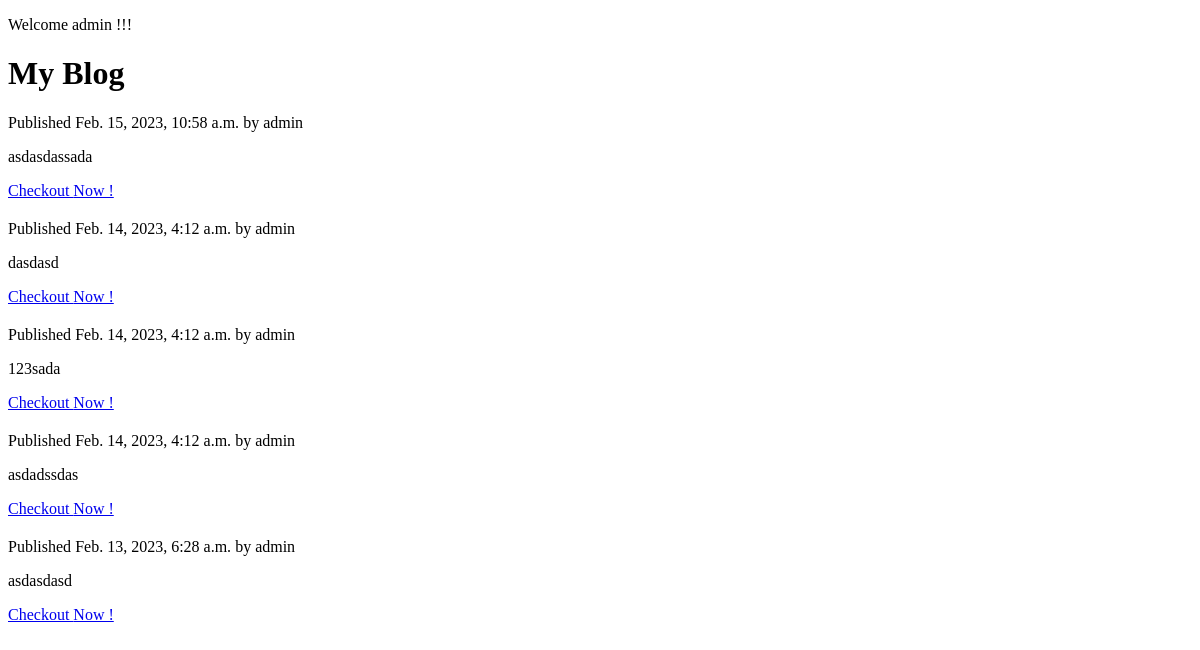
Before: /blog/ (signed in) with the older database file.
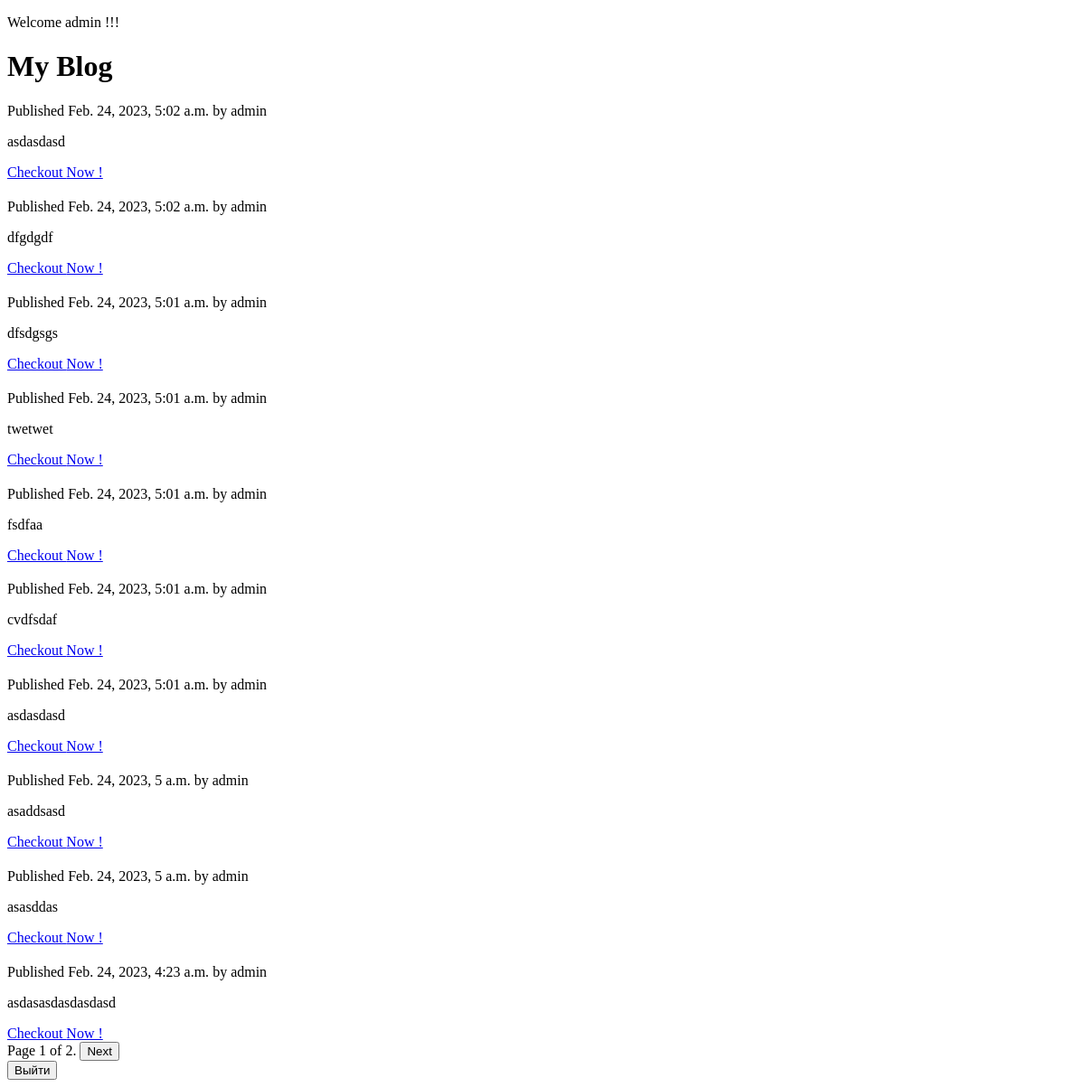
After: the same page with the newer database file.
### blog/models.py (models this page shows, shortened)
class Post(models.Model):
    title = models.CharField(max_length=250)
    slug = models.SlugField(max_length=250, unique_for_date='publish')
    author = models.ForeignKey(User,on_delete=models.CASCADE, related_name='blog_posts')
    body = models.TextField()
    publish = models.DateTimeField(default=timezone.now)
    created = models.DateTimeField(auto_now_add=True)
    updated = models.DateTimeField(auto_now=True)
    class Meta:
        ordering = ('-publish',)

### blog/views.py (the view)
# urls.py: path('', views.PostListView.as_view(), name='post_list'),
class PostListView(LoginRequiredMixin, ListView):
    context_object_name = 'posts'
    template_name = 'blog/post/list.html'
    paginate_by = 10
    login_url = '/blog/login/'
    permission_classes = (IsAuthenticated,)
    def get_queryset(self):
        posts = Post.objects.all()
        return posts

### template/blog/post/list.html (shortened to what this page needs)
<!DOCTYPE html>
<html lang="en">
<head>
{% extends "blog/base.html" %}
{% block content %}
    <h1>My Blog</h1>
    {% for post in posts %}
        <p class="date">
            Published {{ post.publish }} by {{ post.author }}
        </p>
        {{ post.body|truncatewords:30|linebreaks }}
        <a class="btn btn-success btn-sm mt-1 mb-1"
              href="{% url 'blog:post_detail' post.id %}">Checkout <span class="badge badge-light">Now !</span></a>
    {% endfor %}
{% endblock %}

### template/blog/base.html (shortened to what this page needs)
<!DOCTYPE html>
<html lang="en">
<head><p>Welcome {{ user.username }} !!!</p>
</head>
<body>
<div id="content">
    {% block content %}
    {% endblock %}
</div>
<div id="sidebar">
    {% if is_paginated %}
        <div class="pagination">
            <span class="page-links">
                <span class="page-current">
                    Page {{ page_obj.number }} of {{ page_obj.paginator.num_pages }}.
                </span>
                {% if page_obj.has_next %}
                    <a href="/blog/?page={{ page_obj.next_page_number }}"><button>Next</button></a>
                {% endif %}
            </span>
            <br>
            <form action="{% url 'blog:logout' %}" method="post">
                <button type="submit">Выйти</button>
            </form>
        </div>
    {% endif %}
</div>
</body>
</html>

Changed rows visible on the page:
removed Post: publish "Feb. 15, 2023, 10:58 a.m.", author "admin", body "asdasdassada"
removed Post: publish "Feb. 14, 2023, 4:12 a.m.", author "admin", body "dasdasd"
removed Post: publish "Feb. 14, 2023, 4:12 a.m.", author "admin", body "123sada"
removed Post: publish "Feb. 14, 2023, 4:12 a.m.", author "admin", body "asdadssdas"
removed Post: publish "Feb. 13, 2023, 6:28 a.m.", author "admin", body "asdasdasd"
added Post: publish "Feb. 24, 2023, 5:02 a.m.", author "admin", body "asdasdasd"
added Post: publish "Feb. 24, 2023, 5:02 a.m.", author "admin", body "dfgdgdf"
added Post: publish "Feb. 24, 2023, 5:01 a.m.", author "admin", body "dfsdgsgs"
added Post: publish "Feb. 24, 2023, 5:01 a.m.", author "admin", body "twetwet"
added Post: publish "Feb. 24, 2023, 5:01 a.m.", author "admin", body "fsdfaa"
added Post: publish "Feb. 24, 2023, 5:01 a.m.", author "admin", body "cvdfsdaf"
added Post: publish "Feb. 24, 2023, 5:01 a.m.", author "admin", body "asdasdasd"
added Post: publish "Feb. 24, 2023, 5 a.m.", author "admin", body "asaddsasd"
added Post: publish "Feb. 24, 2023, 5 a.m.", author "admin", body "asasddas"
added Post: publish "Feb. 24, 2023, 4:23 a.m.", author "admin", body "asdasasdasdasdasd"
Other visible differences:
{{ page_obj.number }}: (not shown) → "1"
{{ page_obj.paginator.num_pages }}: (not shown) → "2"
text now shown: "Page of . Next Выйти"
